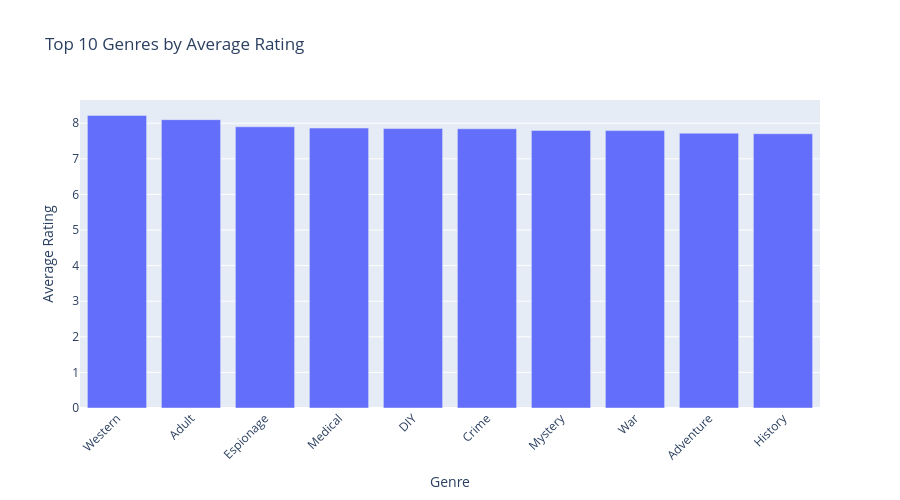

Notebook code cell kept with this figure:
### Code cell
# Plot top 10 genres by average rating using Plotly
fig = px.bar(
    average_rating_by_genre,
    x="genre",
    y="average_rating",
    title="Top 10 Genres by Average Rating",
    labels={
        "genre": "Genre",
        "average_rating": "Average Rating"
    }
)

fig.update_layout(
    xaxis_tickangle=-45,
    width=900,
    height=500
)

fig.show()

### Figure 1 — Plotly figure (JSON) as saved in the notebook; plotly's stock layout.template omitted (floating-point values rounded to 4 significant figures)
{"data": [{"hovertemplate": "Genre=%{x}<br>Average Rating=%{y}<extra></extra>", "legendgroup": "", "marker": {"color": "#636efa", "pattern": {"shape": ""}}, "name": "", "orientation": "v", "showlegend": false, "textposition": "auto", "type": "bar", "x": ["Western", "Adult", "Espionage", "Medical", "DIY", "Crime", "Mystery", "War", "Adventure", "History"], "xaxis": "x", "y": [8.22, 8.1, 7.9, 7.865, 7.85, 7.844, 7.798, 7.792, 7.721, 7.705], "yaxis": "y"}], "layout": {"barmode": "relative", "height": 500, "legend": {"tracegroupgap": 0}, "title": {"text": "Top 10 Genres by Average Rating"}, "width": 900, "xaxis": {"anchor": "y", "domain": [0, 1], "tickangle": -45, "title": {"text": "Genre"}}, "yaxis": {"anchor": "x", "domain": [0, 1], "title": {"text": "Average Rating"}}}}
